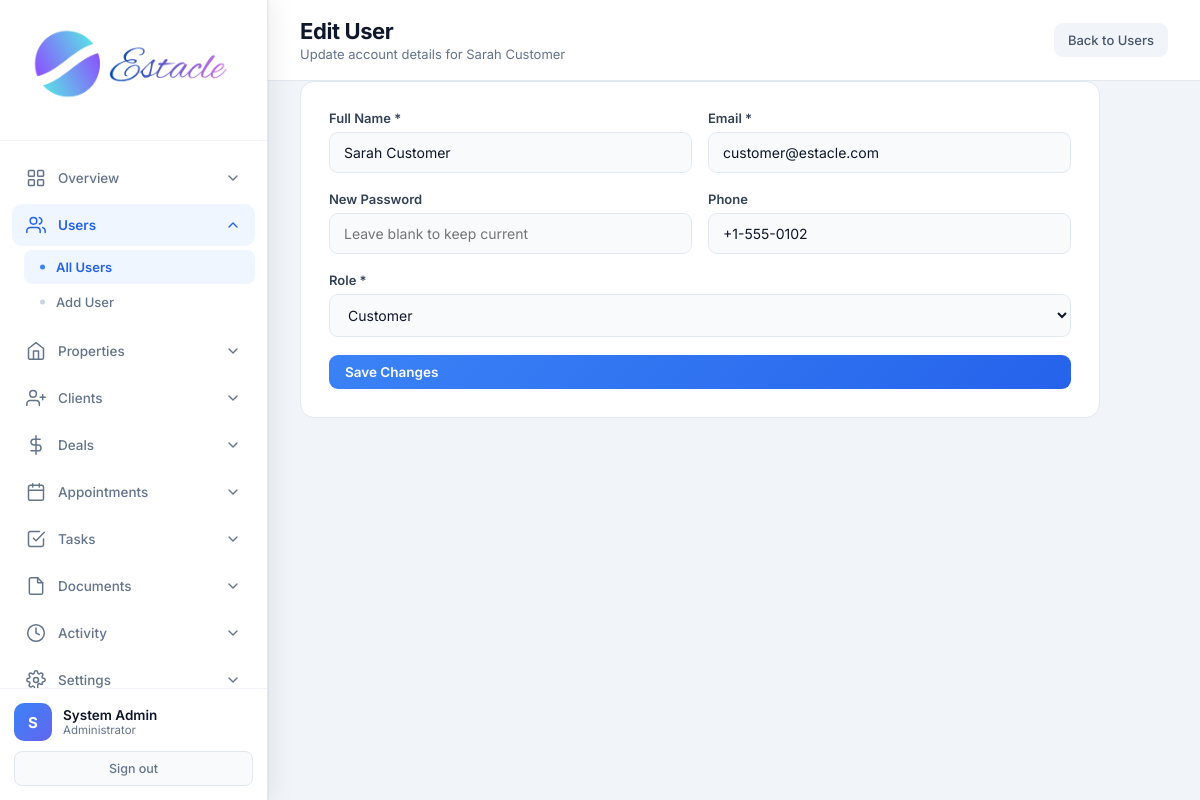
The page /admin/users/edit/3 (signed in) on the database its author committed.
### tables this page shows
CREATE TABLE users (
            id INTEGER PRIMARY KEY AUTOINCREMENT,
            email TEXT UNIQUE NOT NULL,
            password TEXT NOT NULL,
            full_name TEXT NOT NULL,
            role TEXT NOT NULL CHECK(role IN ('admin', 'agent', 'customer')),
            phone TEXT,
            created_at TIMESTAMP DEFAULT CURRENT_TIMESTAMP,
            is_active INTEGER DEFAULT 1
        );

### app.py (the view, shortened to what this page needs)
@app.route('/admin/users/edit/<int:user_id>', methods=['GET', 'POST'])
@login_required
@role_required('admin')
def admin_edit_user(user_id):
    db = get_db()
    user = db.execute('SELECT * FROM users WHERE id = ?', (user_id,)).fetchone()
    if not user:
        flash('User not found.', 'danger')
        return redirect(url_for('admin_users'))
    return render_template('admin_edit_user.html', user=user)

### app.py (called while the page is built)
def get_db():
    if 'db' not in g:
        g.db = sqlite3.connect(app.config['DATABASE'])
        g.db.row_factory = sqlite3.Row
    return g.db

def login_required(f):
    @wraps(f)
    def decorated_function(*args, **kwargs):
        if 'user_id' not in session:
            flash('Please log in to access this page.', 'warning')
            return redirect(url_for('login'))
        return f(*args, **kwargs)
    return decorated_function

def role_required(*roles):
    def decorator(f):
        @wraps(f)
        def decorated_function(*args, **kwargs):
            if 'user_id' not in session:
                flash('Please log in to access this page.', 'warning')
                return redirect(url_for('login'))
            if session.get('role') not in roles:
                flash('You do not have permission to access this page.', 'danger')
                return redirect(url_for('role_redirect'))
            return f(*args, **kwargs)
        return decorated_function
    return decorator

### templates/admin_edit_user.html (shortened to what this page needs)
<!DOCTYPE html>
<html lang="en">
<head>
    <link rel="stylesheet" href="{{ url_for('static', filename='css/admin.css') }}">
</head>
<body>
<div class="app-layout">
    {% set active = 'users' %}
    {% include 'partials/admin_sidebar.html' %}
    <main class="main-content">
        <header class="top-bar">
            <div>
                <h1 class="page-title">Edit User</h1>
                <p class="page-subtitle">Update account details for {{ user.full_name }}</p>
            </div>
            <a href="{{ url_for('admin_users') }}" class="btn-secondary">Back to Users</a>
        </header>
        <div class="panel form-panel">
            <form method="POST" class="admin-form">
                <div class="form-row">
                    <div class="form-group"><label>Full Name *</label><input type="text" name="full_name" value="{{ user.full_name }}" required></div>
                    <div class="form-group"><label>Email *</label><input type="email" name="email" value="{{ user.email }}" required></div>
                </div>
                <div class="form-row">
                    <div class="form-group"><label>New Password</label><input type="password" name="password" placeholder="Leave blank to keep current" minlength="6"></div>
                    <div class="form-group"><label>Phone</label><input type="text" name="phone" value="{{ user.phone or '' }}"></div>
                </div>
                <div class="form-group">
                    <label>Role *</label>
                    <select name="role" required>
                        <option value="customer" {% if user.role == 'customer' %}selected{% endif %}>Customer</option>
                    </select>
                </div>
                <button type="submit" class="btn-primary">Save Changes</button>
            </form>
        </div>
    </main>
</div>
</body>
</html>

### static/css/admin.css (style rules this page uses)
* { margin: 0; padding: 0; box-sizing: border-box; }
body { font-family: 'Inter', -apple-system, BlinkMacSystemFont, 'Segoe UI', Roboto, sans-serif; background: #f1f5f9; color: #0f172a; min-height: 100vh; }
.app-layout { display: flex; min-height: 100vh; }
.main-content { flex: 1; margin-left: 268px; min-height: 100vh; }
.top-bar { background: white; padding: 18px 32px; border-bottom: 1px solid #e2e8f0; display: flex; justify-content: space-between; align-items: center; }
.page-title { font-family: 'Inter', sans-serif; font-size: 22px; font-weight: 700; letter-spacing: -0.4px; color: #0f172a; }
.page-subtitle { font-size: 13px; color: #64748b; margin-top: 2px; font-weight: 400; }
.panel { background: white; border-radius: 14px; border: 1px solid #e2e8f0; overflow: hidden; }
.btn-primary { display: inline-flex; align-items: center; gap: 6px; padding: 9px 16px; background: linear-gradient(135deg, #3b82f6, #2563eb); color: white; border: none; border-radius: 9px; font-size: 13.5px; font-weight: 600; text-decoration: none; cursor: pointer; transition: all 0.2s ease; font-family: inherit; }
.btn-secondary { display: inline-flex; align-items: center; gap: 6px; padding: 9px 14px; background: #f1f5f9; color: #475569; border-radius: 9px; font-size: 13px; font-weight: 500; text-decoration: none; border: none; cursor: pointer; }
.form-panel { padding: 28px; margin: 0 32px 32px; max-width: 720px; }
.admin-form { display: flex; flex-direction: column; gap: 18px; }
.form-row { display: grid; grid-template-columns: 1fr 1fr; gap: 16px; }
.form-group { display: flex; flex-direction: column; gap: 6px; }
.form-group label { font-size: 13px; font-weight: 600; color: #334155; }
.form-group input, .form-group select, .form-group textarea { padding: 11px 14px; border: 1.5px solid #e2e8f0; border-radius: 9px; font-size: 14px; font-family: inherit; background: #f8fafc; color: #0f172a; }
.form-panel { max-width: 800px !important; }

### rows shown on the page
users: full_name "Sarah Customer", email "customer@estacle.com", phone "+1-555-0102", role "Customer"

### other values the page prints
{{ session.full_name[0] }} "S"
{{ session.full_name }} "System Admin"
